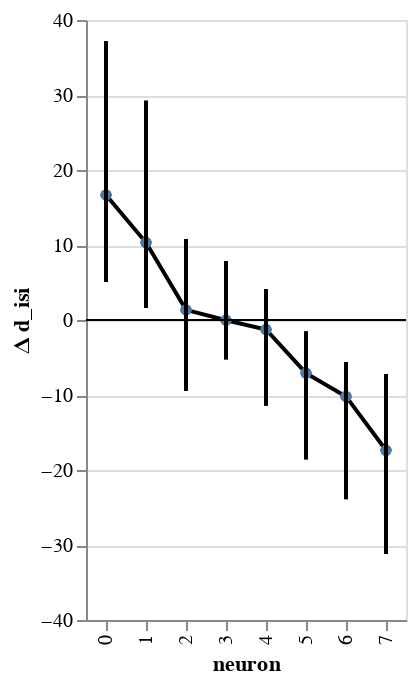

Notebook code for this chart:
### Code cell
chart_p = visualization.plot_posterior(df=df_both, title=f'd_{y}', x='neuron', )
chart_p

### Figure 1 — Vega-Lite specification as saved in the notebook (floating-point values rounded to 4 significant figures)
{"config": {"view": {"continuousWidth": 400, "continuousHeight": 300}}, "layer": [{"mark": {"type": "line", "clip": true, "color": "black", "fill": null, "point": true}, "encoding": {"x": {"type": "ordinal", "field": "neuron"}, "y": {"type": "quantitative", "axis": {"orient": "left"}, "field": "center interval", "impute": {"value": "value"}}}}, {"mark": {"type": "rule", "color": "black", "opacity": 1, "size": 0.5}, "encoding": {"y": {"type": "quantitative", "field": "zero"}}}, {"mark": {"type": "rule", "size": 2}, "encoding": {"x": {"type": "ordinal", "field": "neuron"}, "y": {"type": "quantitative", "axis": {"orient": "left"}, "field": "lower interval", "scale": {"domain": [-31.17, 37.14], "zero": true}, "title": "Δ d_isi"}, "y2": {"field": "higher interval"}}}], "data": {"name": "data-08766736cf33ab836928a075aef5b6f9"}, "$schema": "https://vega.github.io/schema/vega-lite/v4.8.1.json", "datasets": {"data-08766736cf33ab836928a075aef5b6f9": [{"neuron": 0, "mouse_code": 0, "lower interval": 5.097, "higher interval": 37.14, "center interval": 16.67, "isi diff": 0.001409, "zero": 0}, {"neuron": 0, "mouse_code": 1, "lower interval": 5.097, "higher interval": 37.14, "center interval": 16.67, "isi diff": 0.00423, "zero": 0}, {"neuron": 0, "mouse_code": 2, "lower interval": 5.097, "higher interval": 37.14, "center interval": 16.67, "isi diff": -0.01553, "zero": 0}, {"neuron": 0, "mouse_code": 3, "lower interval": 5.097, "higher interval": 37.14, "center interval": 16.67, "isi diff": -0.02232, "zero": 0}, {"neuron": 1, "mouse_code": 0, "lower interval": 1.636, "higher interval": 29.22, "center interval": 10.32, "isi diff": 0.01514, "zero": 0}, {"neuron": 1, "mouse_code": 1, "lower interval": 1.636, "higher interval": 29.22, "center interval": 10.32, "isi diff": -0.00503, "zero": 0}, {"neuron": 1, "mouse_code": 2, "lower interval": 1.636, "higher interval": 29.22, "center interval": 10.32, "isi diff": 0.0007282, "zero": 0}, {"neuron": 1, "mouse_code": 3, "lower interval": 1.636, "higher interval": 29.22, "center interval": 10.32, "isi diff": -0.01085, "zero": 0}, {"neuron": 2, "mouse_code": 0, "lower interval": -9.465, "higher interval": 10.77, "center interval": 1.348, "isi diff": -0.001484, "zero": 0}, {"neuron": 2, "mouse_code": 1, "lower interval": -9.465, "higher interval": 10.77, "center interval": 1.348, "isi diff": -0.01686, "zero": 0}, {"neuron": 2, "mouse_code": 2, "lower interval": -9.465, "higher interval": 10.77, "center interval": 1.348, "isi diff": -0.0007673, "zero": 0}, {"neuron": 2, "mouse_code": 3, "lower interval": -9.465, "higher interval": 10.77, "center interval": 1.348, "isi diff": -0.005439, "zero": 0}, {"neuron": 3, "mouse_code": 0, "lower interval": -5.231, "higher interval": 7.815, "center interval": -0.03108, "isi diff": 0.01332, "zero": 0}, {"neuron": 3, "mouse_code": 1, "lower interval": -5.231, "higher interval": 7.815, "center interval": -0.03108, "isi diff": -0.004799, "zero": 0}, {"neuron": 3, "mouse_code": 2, "lower interval": -5.231, "higher interval": 7.815, "center interval": -0.03108, "isi diff": -0.009153, "zero": 0}, {"neuron": 3, "mouse_code": 3, "lower interval": -5.231, "higher interval": 7.815, "center interval": -0.03108, "isi diff": -0.0117, "zero": 0}, {"neuron": 4, "mouse_code": 0, "lower interval": -11.39, "higher interval": 4.13, "center interval": -1.261, "isi diff": 0.005292, "zero": 0}, {"neuron": 4, "mouse_code": 1, "lower interval": -11.39, "higher interval": 4.13, "center interval": -1.261, "isi diff": 0.007278, "zero": 0}, {"neuron": 4, "mouse_code": 2, "lower interval": -11.39, "higher interval": 4.13, "center interval": -1.261, "isi diff": -0.002795, "zero": 0}, {"neuron": 4, "mouse_code": 3, "lower interval": -11.39, "higher interval": 4.13, "center interval": -1.261, "isi diff": -0.003303, "zero": 0}, {"neuron": 5, "mouse_code": 0, "lower interval": -18.56, "higher interval": -1.549, "center interval": -7.083, "isi diff": -0.001392, "zero": 0}, {"neuron": 5, "mouse_code": 1, "lower interval": -18.56, "higher interval": -1.549, "center interval": -7.083, "isi diff": 0.004703, "zero": 0}, {"neuron": 5, "mouse_code": 2, "lower interval": -18.56, "higher interval": -1.549, "center interval": -7.083, "isi diff": -0.002559, "zero": 0}, {"neuron": 5, "mouse_code": 3, "lower interval": -18.56, "higher interval": -1.549, "center interval": -7.083, "isi diff": -0.005619, "zero": 0}, {"neuron": 6, "mouse_code": 0, "lower interval": -23.88, "higher interval": -5.621, "center interval": -10.19, "isi diff": 0.0003506, "zero": 0}, {"neuron": 6, "mouse_code": 1, "lower interval": -23.88, "higher interval": -5.621, "center interval": -10.19, "isi diff": -0.0009639, "zero": 0}, {"neuron": 6, "mouse_code": 2, "lower interval": -23.88, "higher interval": -5.621, "center interval": -10.19, "isi diff": -0.003873, "zero": 0}, {"neuron": 6, "mouse_code": 3, "lower interval": -23.88, "higher interval": -5.621, "center interval": -10.19, "isi diff": -0.00553, "zero": 0}, {"neuron": 7, "mouse_code": 0, "lower interval": -31.17, "higher interval": -7.228, "center interval": -17.37, "isi diff": -0.0003918, "zero": 0}, {"neuron": 7, "mouse_code": 1, "lower interval": -31.17, "higher interval": -7.228, "center interval": -17.37, "isi diff": 0.002913, "zero": 0}, {"neuron": 7, "mouse_code": 2, "lower interval": -31.17, "higher interval": -7.228, "center interval": -17.37, "isi diff": 0.0004414, "zero": 0}, {"neuron": 7, "mouse_code": 3, "lower interval": -31.17, "higher interval": -7.228, "center interval": -17.37, "isi diff": -0.0001771, "zero": 0}]}}
